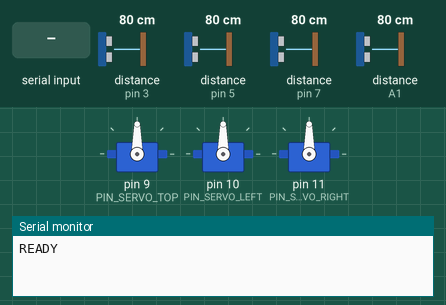
Recording of a sketch running on a simulated Arduino Uno, built with avr-gcc and run on an emulated ATmega328P. Shown: 3 × servo, the last lines printed to the serial monitor. Inputs (shaded band) come from the test bench; at power-on: distance to the obstacle (sensors on pin 3, pin 5, pin 7, A1) 80 cm. The echo pulse lasts 58.3 µs per cm.

Above: at 1.2 s.
1.3 s: "T1\n" received over Serial
At 3.3 s:
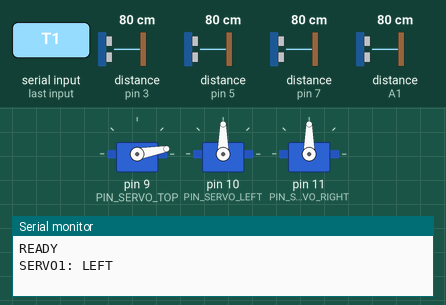
7.3 s: "T2\n" received over Serial
At 14.5 s:
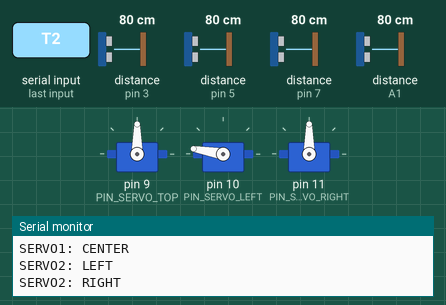
16.3 s: "ITEM:METAL\n" received over Serial
At 21.0 s:
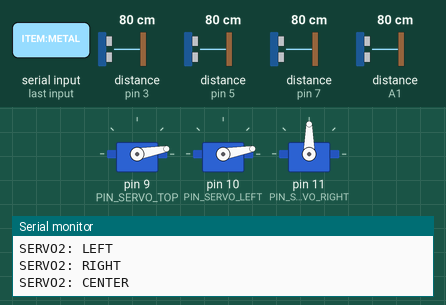
Timing chart, 0 to 25.3 s (numbered marks = the images above; inputs shaded):
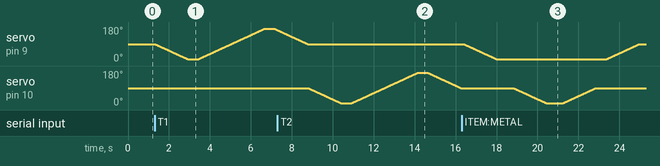

The sketch:

Bin_servo_motors.ino
```cpp
#include <Servo.h>

Servo servoTop;
Servo servoLeft;
Servo servoRight;

const int trigMetal   = 2,  echoMetal   = 3;
const int trigPlastic = 4,  echoPlastic = 5;
const int trigGlass   = 6,  echoGlass   = 7;
const int trigPaper   = A0, echoPaper   = A1;

const int PIN_SERVO_TOP   = 9;
const int PIN_SERVO_LEFT  = 10;
const int PIN_SERVO_RIGHT = 11;

const int CENTER = 90;
const int LEFT   = 10;
const int RIGHT  = 170;
const int SERVO_SPEED = 20;
const int BIN_FULL_CM = 3;

// ── Sensor filter settings ───────────────────────────────
const int   SAMPLES        = 5;     // readings per measurement
const float MIN_DIST_CM    = 2.0;   // HC-SR04 blind zone
const float MAX_DIST_CM    = 400.0; // beyond this = garbage
// ────────────────────────────────────────────────────────

int posTop   = CENTER;
int posLeft  = CENTER;
int posRight = CENTER;

// ── Function declarations ────────────────────────────────
void  moveServo(Servo &servo, int &currentPos, int targetPos);
float singlePing(int trig, int echo);
float getDistance(int trig, int echo);          // ← now uses median
void  reportBin(const char* name, int trig, int echo);
void  checkAllBins();
// ────────────────────────────────────────────────────────

void setup() {
  Serial.begin(9600);
  Serial.setTimeout(100);

  servoTop.attach(PIN_SERVO_TOP);
  servoLeft.attach(PIN_SERVO_LEFT);
  servoRight.attach(PIN_SERVO_RIGHT);

  pinMode(trigMetal,   OUTPUT); pinMode(echoMetal,   INPUT);
  pinMode(trigPlastic, OUTPUT); pinMode(echoPlastic, INPUT);
  pinMode(trigGlass,   OUTPUT); pinMode(echoGlass,   INPUT);
  pinMode(trigPaper,   OUTPUT); pinMode(echoPaper,   INPUT);

  servoTop.write(CENTER);
  servoLeft.write(CENTER);
  servoRight.write(CENTER);

  Serial.println("READY");
}

// ── One raw ping (returns -1 on timeout) ─────────────────
float singlePing(int trig, int echo) {
  digitalWrite(trig, LOW);
  delayMicroseconds(2);
  digitalWrite(trig, HIGH);
  delayMicroseconds(10);
  digitalWrite(trig, LOW);

  long duration = pulseIn(echo, HIGH, 30000); // 30ms timeout ≈ 510cm
  if (duration == 0) return -1;

  float dist = duration * 0.034 / 2.0;

  // Reject outside the sensor's valid range
  if (dist < MIN_DIST_CM || dist > MAX_DIST_CM) return -1;

  return dist;
}

// ── Median of SAMPLES valid pings ────────────────────────
float getDistance(int trig, int echo) {
  float readings[SAMPLES];
  int   validCount = 0;

  for (int i = 0; i < SAMPLES; i++) {
    float d = singlePing(trig, echo);
    if (d > 0) readings[validCount++] = d;
    delay(10); // short gap between pings prevents echo overlap
  }

  if (validCount == 0) return -1; // all pings failed → sensor error

  // Bubble-sort valid readings
  for (int i = 0; i < validCount - 1; i++) {
    for (int j = i + 1; j < validCount; j++) {
      if (readings[j] < readings[i]) {
        float tmp = readings[i];
        readings[i] = readings[j];
        readings[j] = tmp;
      }
    }
  }

  // Return median
  return readings[validCount / 2];
}

// ── Servo smooth move ─────────────────────────────────────
void moveServo(Servo &servo, int &currentPos, int targetPos) {
  if (currentPos < targetPos) {
    for (int pos = currentPos; pos <= targetPos; pos++) {
      servo.write(pos); delay(SERVO_SPEED);
    }
  } else {
    for (int pos = currentPos; pos >= targetPos; pos--) {
      servo.write(pos); delay(SERVO_SPEED);
    }
  }
  currentPos = targetPos;
}

// ── Bin report ────────────────────────────────────────────
void reportBin(const char* name, int trig, int echo) {
  float dist = getDistance(trig, echo);
  Serial.print(name);
  Serial.print(":");
  if (dist < 0) {
    Serial.print("ERROR");
  } else if (dist <= BIN_FULL_CM) {
    Serial.print("FULL(");
    Serial.print(dist);
    Serial.print("cm)");
  } else {
    Serial.print("OK(");
    Serial.print(dist);
    Serial.print("cm)");
  }
  Serial.print(" ");
}

void checkAllBins() {
  reportBin("METAL",   trigMetal,   echoMetal);
  reportBin("PLASTIC", trigPlastic, echoPlastic);
  reportBin("GLASS",   trigGlass,   echoGlass);
  reportBin("PAPER",   trigPaper,   echoPaper);
  Serial.println();
}

// ── Main loop ─────────────────────────────────────────────
void loop() {
  if (Serial.available()) {
    String cmd = Serial.readStringUntil('\n');
    cmd.trim();
    cmd.toUpperCase();

    if (cmd == "ITEM:METAL") {
      if (getDistance(trigMetal, echoMetal) <= BIN_FULL_CM) {
        Serial.println("REJECTED:METAL bin is full!");
      } else {
        moveServo(servoTop,  posTop,  LEFT);   delay(800);
        moveServo(servoLeft, posLeft, LEFT);   delay(800);
        moveServo(servoLeft, posLeft, CENTER); delay(500);
        moveServo(servoTop,  posTop,  CENTER);
        Serial.println("DONE:METAL");
        checkAllBins();
      }
    }

    else if (cmd == "ITEM:PLASTIC") {
      if (getDistance(trigPlastic, echoPlastic) <= BIN_FULL_CM) {
        Serial.println("REJECTED:PLASTIC bin is full!");
      } else {
        moveServo(servoTop,  posTop,  LEFT);    delay(800);
        moveServo(servoLeft, posLeft, RIGHT);   delay(800);
        moveServo(servoLeft, posLeft, CENTER);  delay(500);
        moveServo(servoTop,  posTop,  CENTER);
        Serial.println("DONE:PLASTIC");
        checkAllBins();
      }
    }

    else if (cmd == "ITEM:GLASS") {
      if (getDistance(trigGlass, echoGlass) <= BIN_FULL_CM) {
        Serial.println("REJECTED:GLASS bin is full!");
      } else {
        moveServo(servoTop,   posTop,   RIGHT);  delay(800);
        moveServo(servoRight, posRight, LEFT);   delay(800);
        moveServo(servoRight, posRight, CENTER); delay(500);
        moveServo(servoTop,   posTop,   CENTER);
        Serial.println("DONE:GLASS");
        checkAllBins();
      }
    }

    else if (cmd == "ITEM:PAPER") {
      if (getDistance(trigPaper, echoPaper) <= BIN_FULL_CM) {
        Serial.println("REJECTED:PAPER bin is full!");
      } else {
        moveServo(servoTop,   posTop,   RIGHT);  delay(800);
        moveServo(servoRight, posRight, RIGHT);  delay(800);
        moveServo(servoRight, posRight, CENTER); delay(500);
        moveServo(servoTop,   posTop,   CENTER);
        Serial.println("DONE:PAPER");
        checkAllBins();
      }
    }

    else if (cmd == "CHECKBINS" || cmd == "STATUS") { checkAllBins(); }

    else if (cmd == "T1") {
      Serial.println("SERVO1: LEFT");   moveServo(servoTop, posTop, LEFT);    delay(500);
      Serial.println("SERVO1: RIGHT");  moveServo(servoTop, posTop, RIGHT);   delay(500);
      Serial.println("SERVO1: CENTER"); moveServo(servoTop, posTop, CENTER);
    }
    else if (cmd == "T2") {
      Serial.println("SERVO2: LEFT");   moveServo(servoLeft, posLeft, LEFT);    delay(500);
      Serial.println("SERVO2: RIGHT");  moveServo(servoLeft, posLeft, RIGHT);   delay(500);
      Serial.println("SERVO2: CENTER"); moveServo(servoLeft, posLeft, CENTER);
    }
    else if (cmd == "T3") {
      Serial.println("SERVO3: LEFT");   moveServo(servoRight, posRight, LEFT);    delay(500);
      Serial.println("SERVO3: RIGHT");  moveServo(servoRight, posRight, RIGHT);   delay(500);
      Serial.println("SERVO3: CENTER"); moveServo(servoRight, posRight, CENTER);
    }

    else {
      Serial.print("UNKNOWN CMD: "); Serial.println(cmd);
    }
  }
}
```
